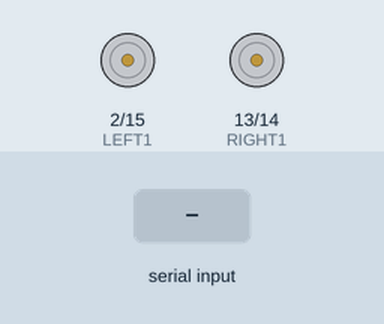
Simulated run of this sketch. Board: Arduino Uno, built with avr-gcc and run on an emulated ATmega328P. On the bench: motor-driver pin pairs drawn as motors (green arrow = first pin HIGH = forward, orange = second pin HIGH = backward, longer = more drive, scaled by the enable pin). Inputs (shaded band) come from the test bench. What the sketch prints to the serial monitor is not drawn.

Above: at 1.2 s.
1.3 s: "w" received over Serial
At 2.5 s:
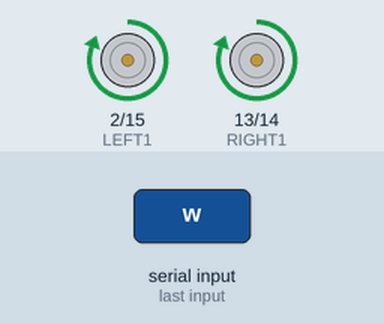
2.8 s: "x" received over Serial
At 3.6 s:
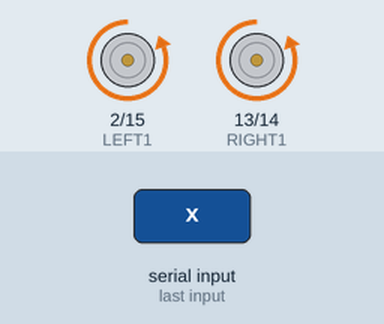
4.3 s: "a" received over Serial
At 4.8 s:
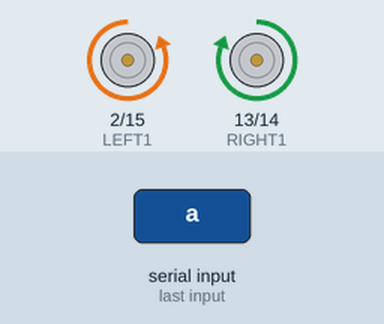
5.8 s: "d" received over Serial
At 7.1 s:
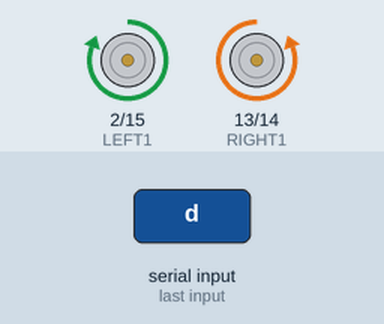
Timing chart, 0 to 8.3 s (numbered marks = the images above; inputs shaded):
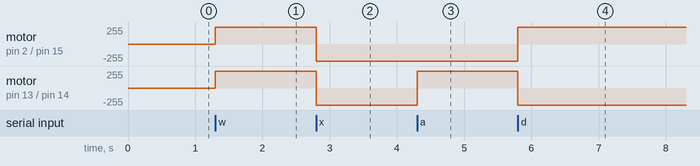

Measured:
- after the input at 1.3 s, motor on pin 2 (LEFT1) / pin 15 (LEFT2), motor on pin 13 (RIGHT1) / pin 14 (RIGHT2): stopped → forward 255/255 at once
- after the input at 2.8 s, motor on pin 2 (LEFT1) / pin 15 (LEFT2), motor on pin 13 (RIGHT1) / pin 14 (RIGHT2): forward 255/255 → backward 255/255 at once
- after the input at 4.3 s, motor on pin 13 (RIGHT1) / pin 14 (RIGHT2): backward 255/255 → forward 255/255 at once
- after the input at 5.8 s, motor on pin 2 (LEFT1) / pin 15 (LEFT2): backward 255/255 → forward 255/255 at once; motor on pin 13 (RIGHT1) / pin 14 (RIGHT2): forward 255/255 → backward 255/255 at once

The sketch:

motor_control.ino.ino
```cpp
// 接收序列埠值的變數
char cmd;
// 設定啟動或停止馬達的參數
// 一開始先設定成「停止」
boolean run = false;

// 左馬達控制設定
const byte LEFT1 = 2;
const byte LEFT2 = 15;
const byte LEFT_PWM = 4;

// 右馬達控制設定
const byte RIGHT1 = 13;
const byte RIGHT2 = 14;
const byte RIGHT_PWM = 12;

// 設定PWM輸出值（註：FA-130馬達供電不要超過3v）
byte motorSpeed = 255;

void forward() {  // 馬達轉向：前進
  Serial.println("往前");
  digitalWrite(LEFT1, HIGH);
  digitalWrite(LEFT2, LOW);
  digitalWrite(RIGHT1, HIGH);
  digitalWrite(RIGHT2, LOW);
}

void backward() {  // 馬達轉向：後退
  Serial.println("後退");
  digitalWrite(LEFT1, LOW);
  digitalWrite(LEFT2, HIGH);
  digitalWrite(RIGHT1, LOW);
  digitalWrite(RIGHT2, HIGH);
}

void turnLeft() {  // 馬達轉向：左轉
  Serial.println("左轉");
  digitalWrite(LEFT1, LOW);
  digitalWrite(LEFT2, HIGH);
  digitalWrite(RIGHT1, HIGH);
  digitalWrite(RIGHT2, LOW);
}

void turnRight() {  // 馬達轉向：右轉
  Serial.println("右轉");
  digitalWrite(LEFT1, HIGH);
  digitalWrite(LEFT2, LOW);
  digitalWrite(RIGHT1, LOW);
  digitalWrite(RIGHT2, HIGH);
}

void stop() {  // 停止
  Serial.println("停止");
  digitalWrite(LEFT1, LOW);
  digitalWrite(LEFT2, LOW);
  digitalWrite(RIGHT1, LOW);
  digitalWrite(RIGHT2, LOW);
}

void setup() {
  Serial.begin(115200);
  pinMode(LEFT1, OUTPUT);
  pinMode(LEFT2, OUTPUT);
  pinMode(LEFT_PWM, OUTPUT);
  pinMode(RIGHT1, OUTPUT);
  pinMode(RIGHT2, OUTPUT);
  pinMode(RIGHT_PWM, OUTPUT);
}

void loop() {
  if (Serial.available() > 0) {
    cmd = Serial.read();

    switch (cmd) {
      case 'w':  // 接收到'w'，前進。
        forward();
        run = true;  // 啟動馬達
        break;
      case 'x':  // 接收到'x'，後退。
        backward();
        run = true;  // 啟動馬達
        break;
      case 'a':  // 接收到'a'，左轉。
        turnLeft();
        run = true;  // 啟動馬達
        break;
      case 'd':  // 接收到'd'，右轉。
        turnRight();
        run = true;  // 啟動馬達
        break;
      case 's':
        stop();
        run = false;  // 停止馬達
        break;
    }
  }

  if (run) {
    // 如果要啟動馬達…
    // 向馬達輸出指定的類比電壓值
    analogWrite(LEFT_PWM, motorSpeed);
    analogWrite(RIGHT_PWM, motorSpeed);
    Serial.println("100");
  } else {
    // 否則…
    // 將馬達的電壓值設定成0
    analogWrite(LEFT_PWM, 0);
    analogWrite(RIGHT_PWM, 0);
    Serial.println("0");
  }
}
```
